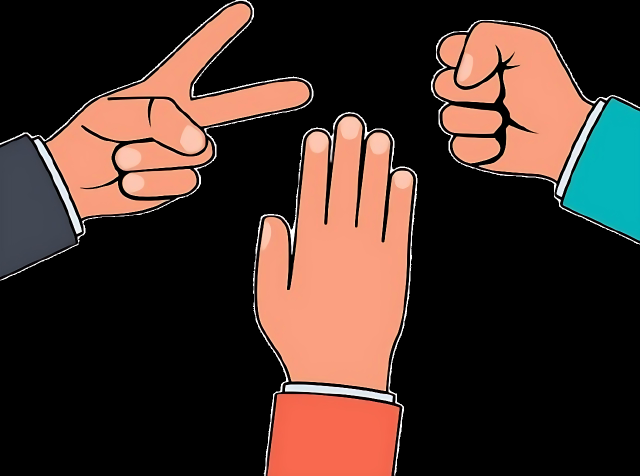
#> input picture Rock-Paper-Scissors-Game-UI/UI/assets/images/home_image.png, 1280 x 952 px (shown at 1/2 size)
$ python -i gesture_recognition.py   (imports and definitions only)
#> lines starting #> are read from the running program, lines starting #| are printed output that depends on the picture
import cv2
import numpy as np
import time
from collections import Counter

class GestureRecognizer:
    def __init__(self):
        # Constants for gesture recognition
        self.gestures = {
            'rock': 0,  # Fist - no fingers extended
            'paper': 1, # All fingers extended
            'scissors': 2, # Two fingers extended (index and middle)
            'lizard': 3, # Thumb and index finger forming mouth shape
            'spock': 4  # Vulcan salute - index, middle separated from ring, pinky
        }
        # Initialize background subtractor with relaxed parameters
        self.bg_subtractor = cv2.createBackgroundSubtractorMOG2(history=200, varThreshold=25, detectShadows=False)
        self.kernel = np.ones((7, 7), np.uint8)  # Larger kernel for more aggressive morphology
        self.last_gesture = None
        self.countdown_active = False
        self.countdown_start = 0
        # Gesture stability tracking
        self.gesture_history = []
        self.history_size = 5

        # Performance metrics
        self.debug_mode = True  # Set to True to see accuracy metrics
        self.detection_start_time = None
        self.frame_count = 0
        self.fps_history = []
        self.confidence_scores = {'rock': 0, 'paper': 0, 'scissors': 0, 'lizard': 0, 'spock': 0}
        self.last_known_gesture = None
        self.gesture_stability_score = 0

    def preprocess_frame(self, frame):
        """Enhanced preprocessing for poor quality cameras"""
        # Apply bilateral filter to reduce noise while preserving edges
        filtered = cv2.bilateralFilter(frame, 9, 75, 75)

        # Increase contrast
        lab = cv2.cvtColor(filtered, cv2.COLOR_BGR2LAB)
        l, a, b = cv2.split(lab)
        clahe = cv2.createCLAHE(clipLimit=3.0, tileGridSize=(8, 8))
        l = clahe.apply(l)
        enhanced = cv2.merge((l, a, b))
        enhanced = cv2.cvtColor(enhanced, cv2.COLOR_LAB2BGR)

        # Convert to grayscale
        gray = cv2.cvtColor(enhanced, cv2.COLOR_BGR2GRAY)

        # Apply Gaussian blur
        blurred = cv2.GaussianBlur(gray, (9, 9), 0)

        # Apply background subtraction
        fg_mask = self.bg_subtractor.apply(blurred)

        # Remove shadows (gray pixels)
        _, thresh = cv2.threshold(fg_mask, 180, 255, cv2.THRESH_BINARY)

        # Perform morphological operations
        opening = cv2.morphologyEx(thresh, cv2.MORPH_OPEN, self.kernel, iterations=1)
        dilated = cv2.dilate(opening, self.kernel, iterations=2)

        # Additional closing to connect nearby contours
        closed = cv2.morphologyEx(dilated, cv2.MORPH_CLOSE, self.kernel, iterations=2)

        return closed

    def find_contours(self, processed_frame):
        """Find contours in the processed frame with a lower area threshold"""
        contours, _ = cv2.findContours(processed_frame, cv2.RETR_EXTERNAL, cv2.CHAIN_APPROX_SIMPLE)
        if contours:
            # Find the largest contour (assuming it's the hand)
            max_contour = max(contours, key=cv2.contourArea)
            if cv2.contourArea(max_contour) > 500:  # Lower threshold for poor cameras
                return max_contour
        return None

    def recognize_gesture(self, contour, frame):
        """Recognize Rock, Paper, Scissors, Lizard, Spock gestures"""
        if contour is None:
            return None, frame

        # Create a convex hull around the contour
        hull = cv2.convexHull(contour)

        # Get contour and hull areas for features
        contour_area = cv2.contourArea(contour)
        hull_area = cv2.contourArea(hull)

        # Calculate contour complexity
        perimeter = cv2.arcLength(contour, True)
        complexity = (perimeter * perimeter) / (4 * np.pi * contour_area) if contour_area > 0 else 0

        # Find convexity defects - handle with more error tolerance
        try:
            # Simplify contour less aggressively
            epsilon = 0.005 * cv2.arcLength(contour, True)
            contour = cv2.approxPolyDP(contour, epsilon, True)
            hull_indices = cv2.convexHull(contour, returnPoints=False)

            # If hull_indices is empty or doesn't have enough points, return None
            if hull_indices is None or len(hull_indices) < 3:
                return self.get_stable_gesture(), frame

            defects = cv2.convexityDefects(contour, hull_indices)
        except:
            return self.get_stable_gesture(), frame

        # Count fingers (defects)
        finger_count = 0

        # Draw the contour and convexity defects
        result_frame = frame.copy()
        cv2.drawContours(result_frame, [contour], -1, (0, 255, 0), 2)

        # Analyze the defects for finger counting
        defect_points = []
        defect_angles = []
        defect_distances = []

        if defects is not None:
            for i in range(defects.shape[0]):
                s, e, f, d = defects[i, 0]
                start = tuple(contour[s][0])
                end = tuple(contour[e][0])
                far = tuple(contour[f][0])

                # Calculate distance between points
                a = np.sqrt((end[0] - start[0]) ** 2 + (end[1] - start[1]) ** 2)
                b = np.sqrt((far[0] - start[0]) ** 2 + (far[1] - start[1]) ** 2)
                c = np.sqrt((end[0] - far[0]) ** 2 + (end[1] - far[1]) ** 2)

                # Calculate angle with protection against division by zero
                try:
                    angle = np.arccos((b ** 2 + c ** 2 - a ** 2) / max(2 * b * c, 0.001))
                    angle_degrees = angle * 180 / np.pi

                    # Store defect info
                    defect_points.append(far)
                    defect_angles.append(angle_degrees)
                    defect_distances.append(d / 256.0)  # Normalize the distance

                    # More tolerance in angle detection (increased from 90 to 100 degrees)
                    if angle <= np.pi * 110/180:  # 110 degrees for better detection
                        finger_count += 1
                        cv2.circle(result_frame, far, 5, [0, 0, 255], -1)
                except:
                    continue

            # Always add 1 to finger_count (thumb is usually not detected as a defect)
            finger_count = min(finger_count + 1, 5)  # Cap at 5 fingers

            # Calculate additional features
            area_ratio = contour_area / max(hull_area, 1)  # Prevent division by zero

            # Enhanced gesture detection with convexity defect layout analysis
            gesture, confidence = self.advanced_gesture_detection(
                finger_count, defect_angles, defect_distances, defect_points, area_ratio, complexity
            )

            # Draw text on the frame
            cv2.putText(result_frame, f"Detected: {gesture}", (10, 30),
                       cv2.FONT_HERSHEY_SIMPLEX, 0.7, (0, 255, 0), 2)

            # Show finger count for debugging
            cv2.putText(result_frame, f"Fingers: {finger_count}", (10, 90),
                      cv2.FONT_HERSHEY_SIMPLEX, 0.7, (0, 255, 0), 2)

            # Track gesture stability
            if gesture:
                self.gesture_history.append(gesture)
                if len(self.gesture_history) > self.history_size:
                    self.gesture_history.pop(0)

                stable_gesture = self.get_stable_gesture()

                if stable_gesture:
                    cv2.putText(result_frame, f"Stable: {stable_gesture}", (10, 60),
                              cv2.FONT_HERSHEY_SIMPLEX, 0.7, (0, 255, 255), 2)

                return stable_gesture or gesture, result_frame

        return self.get_stable_gesture(), result_frame

    # [106 lines left out: function advanced_gesture_detection, not called in this run]

    def get_stable_gesture(self):
        """Return the most common gesture in history if it appears more than once"""
        if not self.gesture_history:
            return None

        # Count occurrences
        counts = {}
        for g in self.gesture_history:
            counts[g] = counts.get(g, 0) + 1

        # Find most common
        most_common = max(counts.items(), key=lambda x: x[1])

        # Only return if it appears multiple times
        if most_common[1] >= 2:
            return most_common[0]
        return None

    def process_frame(self, frame):
        """Process a frame and return recognized gesture and visualization"""
        if self.detection_start_time is None:
            self.detection_start_time = time.time()

        self.frame_count += 1
        current_time = time.time()
        elapsed = current_time - self.detection_start_time

        # Calculate FPS every second
        if elapsed >= 1.0:
            fps = self.frame_count / elapsed
            self.fps_history.append(fps)
            if len(self.fps_history) > 10:
                self.fps_history.pop(0)
            self.frame_count = 0
            self.detection_start_time = current_time

        if frame is None or frame.size == 0:
            return None, np.zeros((350, 350, 3), dtype=np.uint8)

        # Create a region of interest rectangle
        h, w = frame.shape[:2]

        # Make ROI dynamic based on frame size
        roi_size = min(w, h) - 20
        roi_left = (w - roi_size) // 2
        roi_top = (h - roi_size) // 2
        roi_right = roi_left + roi_size
        roi_bottom = roi_top + roi_size

        # Ensure ROI is within frame boundaries
        roi_left = max(0, roi_left)
        roi_top = max(0, roi_top)
        roi_right = min(w, roi_right)
        roi_bottom = min(h, roi_bottom)

        # Extract ROI
        roi = frame[roi_top:roi_bottom, roi_left:roi_right]

        if roi.size == 0:
            return None, frame

        # Add green rectangle
        cv2.rectangle(frame, (roi_left, roi_top), (roi_right, roi_bottom), (0, 255, 0), 2)

        # Process the ROI
        processed_roi = self.preprocess_frame(roi)
        contour = self.find_contours(processed_roi)

        gesture, visualization = self.recognize_gesture(contour, roi)

        # Add the visualization to the frame
        try:
            frame[roi_top:roi_bottom, roi_left:roi_right] = visualization
        except:
            # Fallback if sizes don't match
            resized_viz = cv2.resize(visualization, (roi_right - roi_left, roi_bottom - roi_top))
            frame[roi_top:roi_bottom, roi_left:roi_right] = resized_viz

        # Draw instructions for each gesture
        instructions = {
            'rock': "Make a fist for Rock",
            'paper': "Show open hand for Paper",
            'scissors': "Show index & middle fingers for Scissors",
            'lizard': "Make a hand puppet shape for Lizard",
            'spock': "Show Vulcan salute for Spock"
        }

        y_pos = roi_bottom + 30
        cv2.putText(frame, instructions.get(gesture, "Waiting for gesture..."),
                   (roi_left, y_pos), cv2.FONT_HERSHEY_SIMPLEX, 0.7, (255, 255, 0), 2)

        # Display performance metrics if in debug mode
        if self.debug_mode:
            # FPS
            avg_fps = sum(self.fps_history) / max(1, len(self.fps_history)) if self.fps_history else 0
            cv2.putText(frame, f"FPS: {avg_fps:.1f}",
                       (10, 30), cv2.FONT_HERSHEY_SIMPLEX, 0.6, (0, 255, 255), 2)

            # Confidence scores
            y_offset = 60
            if gesture:
                # Draw a bar chart of confidence scores
                max_width = 150
                bar_height = 15
                for i, (gesture_name, score) in enumerate(sorted(self.confidence_scores.items(), key=lambda x: x[1], reverse=True)):
                    bar_width = int(score * max_width)
                    cv2.rectangle(frame, (10, y_offset + i*20), (10 + bar_width, y_offset + i*20 + bar_height),
                                 (0, 255, 255), -1)
                    cv2.putText(frame, f"{gesture_name}: {score:.2f}",
                               (10 + max_width + 10, y_offset + i*20 + bar_height),
                               cv2.FONT_HERSHEY_SIMPLEX, 0.5, (255, 255, 255), 1)

            # Stability score
            cv2.putText(frame, f"Stability: {self.gesture_stability_score:.2f}",
                       (10, y_offset + 110), cv2.FONT_HERSHEY_SIMPLEX, 0.6, (0, 255, 255), 2)

            # History stats
            if self.gesture_history:
                counter = Counter(self.gesture_history)
                most_common = counter.most_common(1)[0]
                cv2.putText(frame, f"Most frequent: {most_common[0]} ({most_common[1]}/{len(self.gesture_history)})",
                           (10, y_offset + 140), cv2.FONT_HERSHEY_SIMPLEX, 0.6, (0, 255, 255), 2)

        # Handle gesture detection with countdown
        current_time = time.time()

        if gesture and not self.countdown_active:
            self.countdown_active = True
            self.countdown_start = current_time
            self.last_gesture = gesture
        elif self.countdown_active and current_time - self.countdown_start > 1.0:
            self.countdown_active = False
            detected_gesture = self.last_gesture
            self.last_gesture = None
            return detected_gesture, frame

        return None, frame

>>> import cv2
>>> picture = cv2.imread('../../Rock-Paper-Scissors-Game-UI/UI/assets/images/home_image.png')
#> picture is the input picture: shape (952, 1280, 3); mean B, G, R 41.5, 48.6, 67.5
>>> result = GestureRecognizer().process_frame(picture)
#> in preprocess_frame, `l, a, b = cv2.split(lab)`:
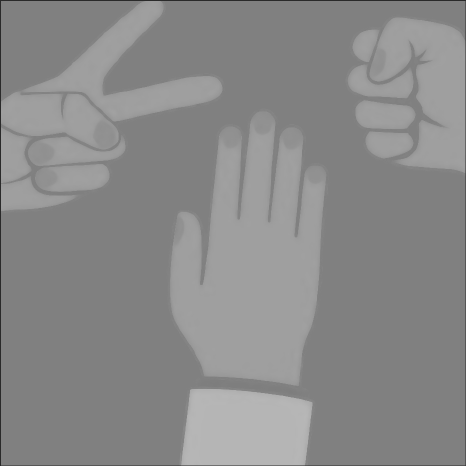
#> a: shape (932, 932) (shown at 1/2 size); min 42, max 183, mean 137.7
#> in preprocess_frame, `enhanced = cv2.cvtColor(enhanced, cv2.COLOR_LAB2BGR)`:
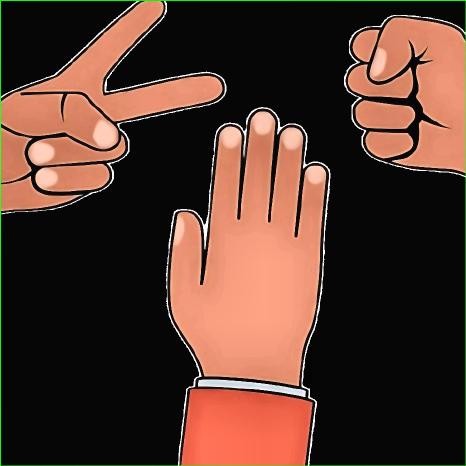
#> enhanced: shape (932, 932, 3) (shown at 1/2 size); mean B, G, R 44.4, 55.4, 83.4
#> in preprocess_frame, `blurred = cv2.GaussianBlur(gray, (9, 9), 0)`:
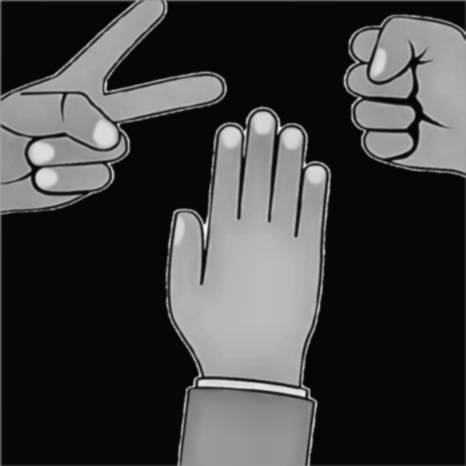
#> blurred: shape (932, 932) (shown at 1/2 size); min 4, max 255, mean 62.4
#> in find_contours, `contours, _ = cv2.findContours(processed_frame, cv2.RETR_EXTERNAL, cv2..`: contours = [[[0, 0], [0, 931], [931, 931], [931, 0]]]
#> in find_contours, `max_contour = max(contours, key=cv2.contourArea)`: max_contour = [[0, 0], [0, 931], [931, 931], [931, 0]]
#> in recognize_gesture, `hull = cv2.convexHull(contour)`: hull = [[931, 0], [931, 931], [0, 931], [0, 0]]
#> in recognize_gesture, `contour_area = cv2.contourArea(contour)`: contour_area = 866761
#> in recognize_gesture, `perimeter = cv2.arcLength(contour, True)`: perimeter = 3724
#> in recognize_gesture, `complexity = (perimeter * perimeter) / (4 * np.pi * contour_area) if c..`: complexity = 1.27
#> in recognize_gesture, `epsilon = 0.005 * cv2.arcLength(contour, True)`: epsilon = 18.62
#> in recognize_gesture, `contour = cv2.approxPolyDP(contour, epsilon, True)`: contour = [[0, 0], [0, 931], [931, 931], [931, 0]]
#> in recognize_gesture, `hull_indices = cv2.convexHull(contour, returnPoints=False)`: hull_indices = [3, 2, 1, 0]
#> in recognize_gesture, `cv2.drawContours(result_frame, [contour], -1, (0, 255, 0), 2)`:
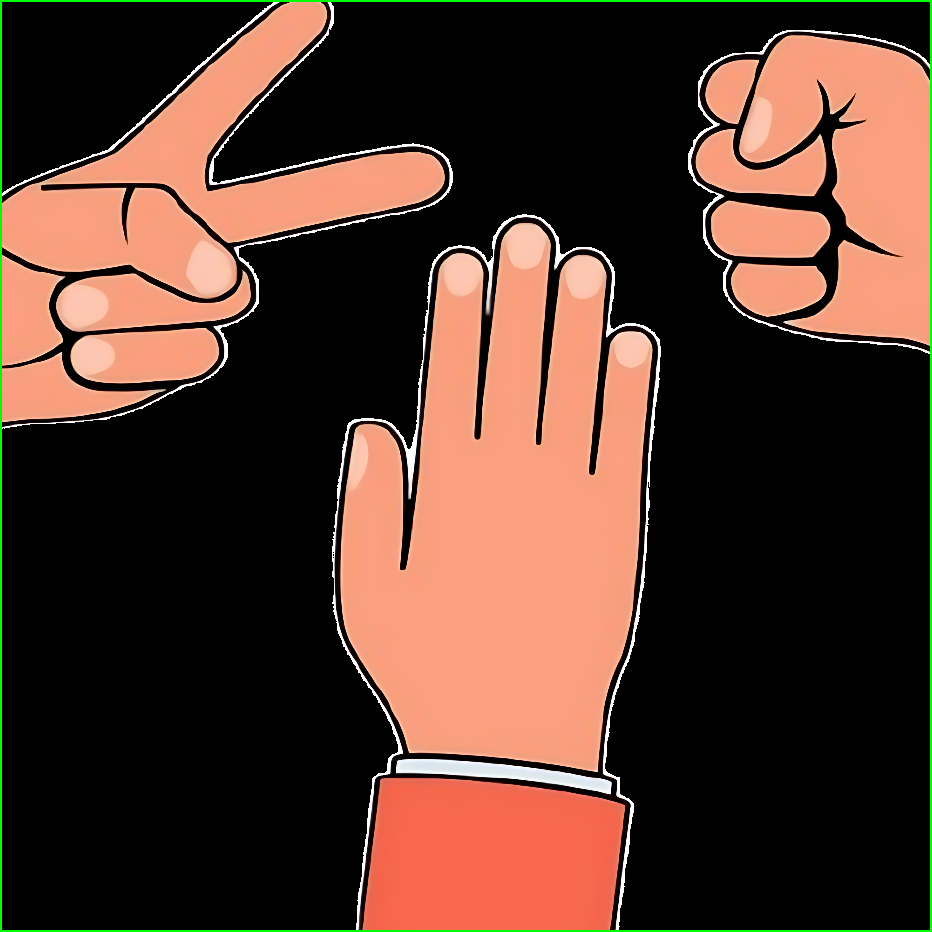
#> result_frame: shape (932, 932, 3); mean B, G, R 43.8, 55.7, 83.5
#> in process_frame, `cv2.putText(frame, f"Stability: {self.gesture_stability_score:.2f}", (..`:
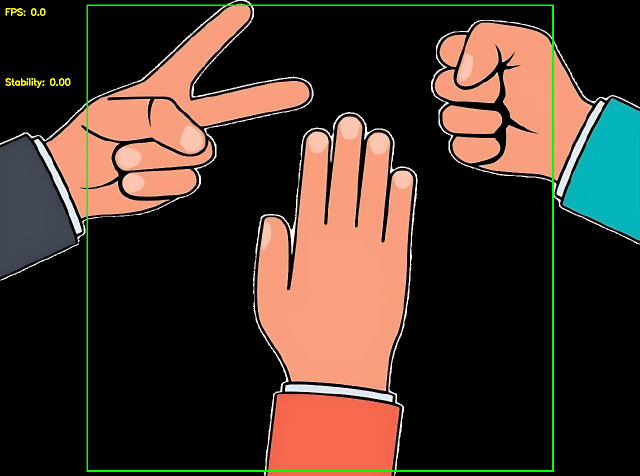
#> frame: shape (952, 1280, 3) (shown at 1/2 size); mean B, G, R 41.3, 51.3, 67.3

$ run again, on Rock-Paper-Scissors-Game-UI/UI/assets/images/paper.png
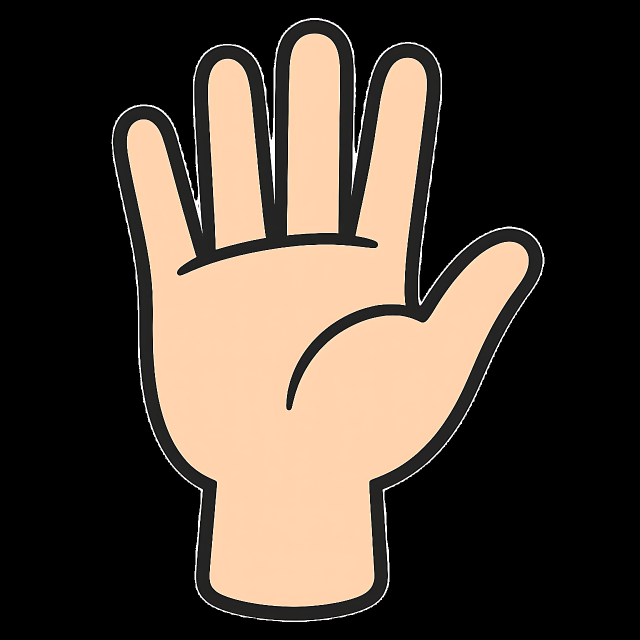
#> input picture Rock-Paper-Scissors-Game-UI/UI/assets/images/paper.png, 1280 x 1280 px (shown at 1/2 size)
#> picture is the input picture: shape (1280, 1280, 3); mean B, G, R 56.2, 66.8, 79.1
#> lab: shape (1260, 1260, 3); mean of channels 0, 1, 2 73.5, 130.5, 135.5
#> in preprocess_frame, `blurred = cv2.GaussianBlur(gray, (9, 9), 0)`:
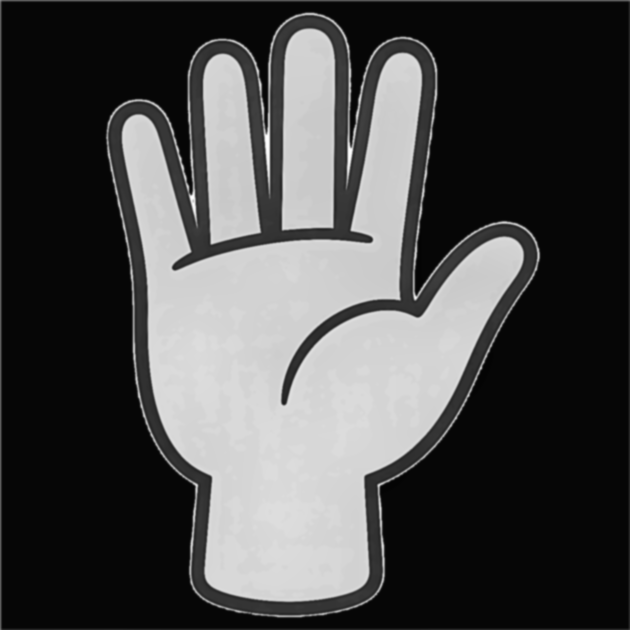
#> blurred: shape (1260, 1260) (shown at 1/2 size); min 4, max 255, mean 74.2
#> fg_mask: shape (1260, 1260); every value is 255
#> contours = [[[0, 0], [0, 1259], [1259, 1259], [1259, 0]]]
#> max_contour = [[0, 0], [0, 1259], [1259, 1259], [1259, 0]]
#> hull = [[1259, 0], [1259, 1259], [0, 1259], [0, 0]]
#> contour_area = 1585081
#> perimeter = 5036
#> complexity = 1.27
#> epsilon = 25.18
#> in recognize_gesture, `contour = cv2.approxPolyDP(contour, epsilon, True)`: contour = [[0, 0], [0, 1259], [1259, 1259], [1259, 0]]
#> hull_indices = [3, 2, 1, 0]
#> result_frame: shape (1260, 1260, 3); mean B, G, R 58, 70.6, 81.6
#> in process_frame, `cv2.putText(frame, f"Stability: {self.gesture_stability_score:.2f}", (..`:
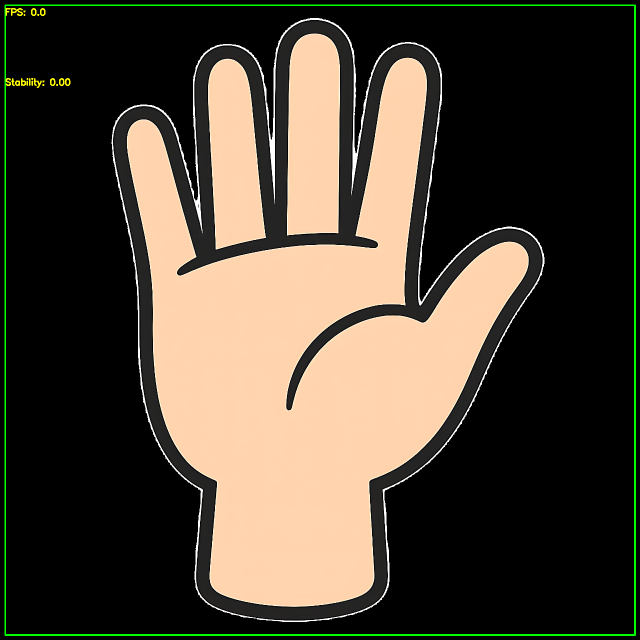
#> frame: shape (1280, 1280, 3) (shown at 1/2 size); mean B, G, R 56.2, 69.8, 79.3
